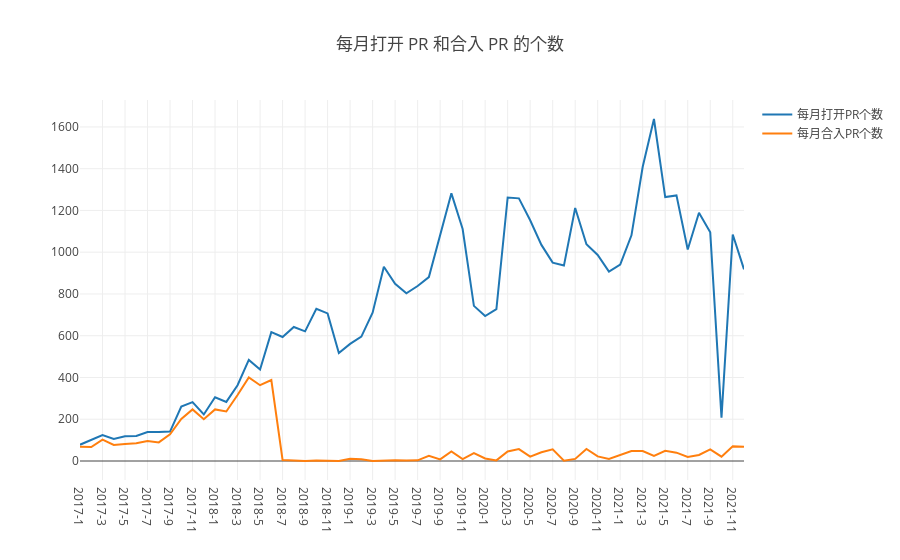

Notebook source saved alongside this figure:
### Markdown cell above
## 3. 每月打开 PR 和合入 PR 的个数（注意，关闭 PR 不等于合入）

### Code cell
query(
    `
    select
    toYear(created_at) as year, toMonth(created_at) as month,
    count(action='opened' or NULL) as open,
    count(pull_merged=1 or NULL) as merge
    from github_log.events
    where repo_id=${repo_id} and type='PullRequestEvent' and year>=${startYear} and year<=${endYear}
    group by year, month
    order by year, month
    `
).then(data => {
    var openCount = [], mergeCount = [], timeline = [], table = [];
    data.forEach(d => {
        openCount.push(d.open);
        mergeCount.push(d.merge);
        var time = d.year + '-' + d.month;
        timeline.push(time);
        table.push({'Time': time, 'Opened PR': d.open, 'Merged PR': d.merge});
    });
    openDigger.render.plotly([
        {x: timeline, y: openCount, mode: 'scatter', name: '每月打开PR个数'},
        {x: timeline, y: mergeCount, mode: 'scatter', name: '每月合入PR个数'},
    ], {
        title: '每月打开 PR 和合入 PR 的个数',
        xaxis: {type: 'category'},
    });
    console.table(table);
})

### Figure 1 — Plotly figure (JSON) as saved in the notebook; plotly's stock layout.template omitted (floating-point values rounded to 4 significant figures)
{"data": [{"mode": "scatter", "name": "每月打开PR个数", "x": ["2017-1", "2017-2", "2017-3", "2017-4", "2017-5", "2017-6", "2017-7", "2017-8", "2017-9", "2017-10", "2017-11", "2017-12", "2018-1", "2018-2", "2018-3", "2018-4", "2018-5", "2018-6", "2018-7", "2018-8", "2018-9", "2018-10", "2018-11", "2018-12", "2019-1", "2019-2", "2019-3", "2019-4", "2019-5", "2019-6", "2019-7", "2019-8", "2019-9", "2019-10", "2019-11", "2019-12", "2020-1", "2020-2", "2020-3", "2020-4", "2020-5", "2020-6", "2020-7", "2020-8", "2020-9", "2020-10", "2020-11", "2020-12", "2021-1", "2021-2", "2021-3", "2021-4", "2021-5", "2021-6", "2021-7", "2021-8", "2021-9", "2021-10", "2021-11", "2021-12"], "y": ["78", "100", "124", "106", "118", "120", "139", "139", "141", "261", "282", "223", "305", "283", "363", "484", "438", "617", "594", "642", "621", "729", "707", "517", "561", "596", "710", "930", "849", "803", "838", "881", "1086", "1282", "1111", "743", "694", "727", "1262", "1258", "1153", "1035", "950", "936", "1212", "1038", "987", "907", "941", "1081", "1409", "1638", "1264", "1272", "1013", "1189", "1095", "208", "1085", "918"]}, {"mode": "scatter", "name": "每月合入PR个数", "x": ["2017-1", "2017-2", "2017-3", "2017-4", "2017-5", "2017-6", "2017-7", "2017-8", "2017-9", "2017-10", "2017-11", "2017-12", "2018-1", "2018-2", "2018-3", "2018-4", "2018-5", "2018-6", "2018-7", "2018-8", "2018-9", "2018-10", "2018-11", "2018-12", "2019-1", "2019-2", "2019-3", "2019-4", "2019-5", "2019-6", "2019-7", "2019-8", "2019-9", "2019-10", "2019-11", "2019-12", "2020-1", "2020-2", "2020-3", "2020-4", "2020-5", "2020-6", "2020-7", "2020-8", "2020-9", "2020-10", "2020-11", "2020-12", "2021-1", "2021-2", "2021-3", "2021-4", "2021-5", "2021-6", "2021-7", "2021-8", "2021-9", "2021-10", "2021-11", "2021-12"], "y": ["68", "67", "102", "77", "82", "85", "96", "89", "128", "201", "247", "200", "247", "237", "316", "400", "363", "388", "5", "1", "0", "2", "1", "0", "11", "8", "0", "3", "4", "2", "3", "25", "8", "46", "9", "38", "12", "3", "46", "57", "21", "42", "56", "1", "10", "58", "22", "10", "30", "48", "48", "24", "49", "40", "19", "29", "56", "21", "70", "68"]}], "layout": {"autosize": true, "title": {"text": "每月打开 PR 和合入 PR 的个数"}, "xaxis": {"autorange": true, "range": [0, 59], "type": "category"}, "yaxis": {"autorange": true, "range": [-91, 1729], "type": "linear"}}}
